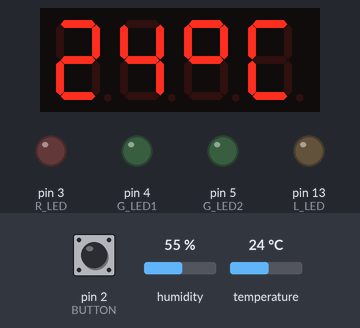
A program run on a simulated Arduino Nano, built with avr-gcc and run on an emulated ATmega328P. Parts: 4-digit seven-segment display, output pins drawn as LEDs (lit = HIGH). The test bench sets the inputs (shaded band); at power-on: pin 2 (BUTTON) LOW, humidity 55 %, temperature 24 °C. EEPROM starts erased; what the program prints to the serial monitor is not drawn.

Above: at 3.2 s.
3.3 s: pin 2 (BUTTON) pulled HIGH for 0.15 s
At 3.8 s:
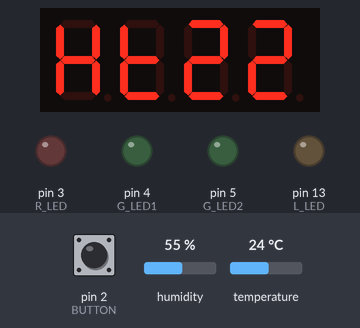
6.4 s: pin 2 (BUTTON) pulled HIGH for 1 s
At 6.9 s:
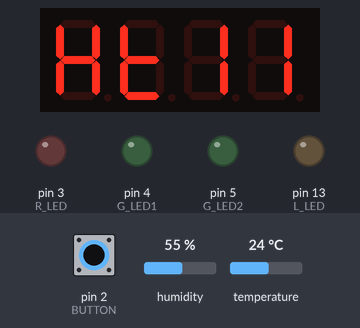
10.4 s: pin 2 (BUTTON) pulled HIGH for 0.15 s
At 11.6 s:
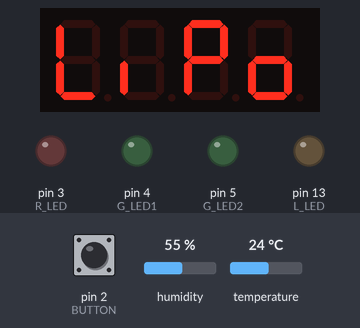
13.5 s: pin 2 (BUTTON) pulled HIGH for 3.2 s
At 14.0 s:
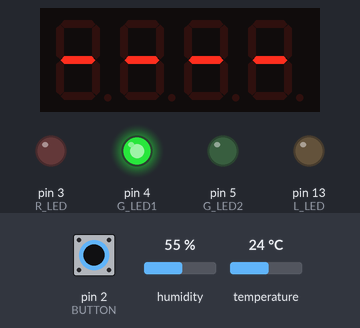
21.6 s: pin 2 (BUTTON) pulsed HIGH 5 times (0.12 s each, 0.3 s apart)
At 23.0 s:
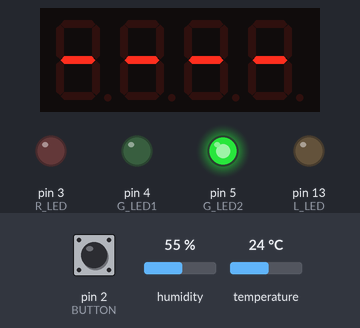
Timing chart, 0 to 24.6 s (numbered marks = the images above; inputs shaded):
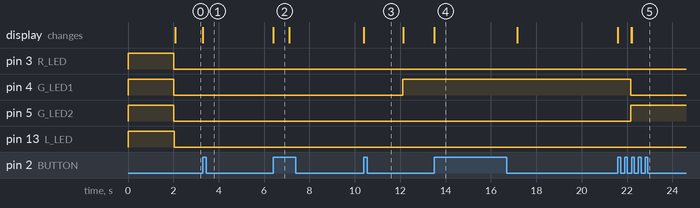

The program:

main.cpp
```cpp
// teplomer do skleniku pro mereni a zaznam teploty a vlhkosti vzuchu
// kombinovany senzor DHT11
// 4 digit LCD display s radicem TM1637
// Adam Destensky 31.07.2022 | adam.destensky@seznam.cz

/* zpojeni
Arduino    Senzor/deska
D2    ->   tlacitko (pomocna deska) - exINT0
D3    ->   RED LED (pomocna deska)
D4    ->   GREEN LED1 (pomocna deska)
D5    ->   GREEN LED2 (pomocna deska)
D6    ->   DIO (LCD modul)
D7    ->   CLK (LCD modul)
D8    ->   DATA (DHT11)
*/

#include <Arduino.h>
#include <DHT.h>
#include <Adafruit_Sensor.h>
#include <TM1637Display.h>
#include <EEPROM.h>

//------------------------------- nastaveni programu ----------------------------------
#define delay_interval 5000                       // cas pro automaticke stridani udaju na LCD v ms
unsigned long INTERVAL = 86400000;                // doba v ms, kdy si ma pamatovat min/max teploty
//---------------------------- konec nastaveni programu -------------------------------


#define BUTTON 2                                  // tlacitko na pomocne desce
#define R_LED 3                                   // cervena LED na pomocne desce
#define G_LED1 4                                  // zelena LED1 na pomocne desce
#define G_LED2 5                                  // zelena LED2 na pomocne desce
#define DIO 6                                     // piny pro LCD
#define CLK 7
#define pinDHT 8                                  // datovy pin pro data z senzoru DHT11
#define L_LED 13                                  // vestavena LED
#define ADR_EEPROM_ABSOLUTE_LOW 0                 // adresy EEPROM
#define ADR_EEPROM_ABSOLUTE_HIGH 2
#define ADR_EEPROM_UNDERVOLT_ACCU 4
#define ADR_EEPROM_DHTSENZOR_TYPE 5

DHT mojeDHT11(pinDHT, DHT11);                     // inicializace tridy DHT pro oba typy senzoru
DHT mojeDHT22(pinDHT, DHT22);
TM1637Display displej(CLK,DIO);                   // inicializace tridy pro obsluhu LCD dipsleje
void zapis_LCD(int teplota_vlhkost, int value);   // deklarace funkce pro zapis na LCD
void extint_button();                             // deklarace funkce pro obsluhu tlacitka z preruseni
float TEP;                                        // promenne pro ulozeni teploty a vlhkosti
float VLH;
volatile int CURRENT_TEMP_INT;                    // promenne pro ulozeni aktualni teploty a vlhkosti (volatile kvuli preruseni)
int CURRENT_VLH_INT;
volatile int LOW_TEMP_ALL_TIME;
volatile int HIGH_TEMP_ALL_TIME;
volatile int LOW_TEMP_INTERVAL;
volatile int HIGH_TEMP_INTERVAL;
unsigned long TIME_STAMP_MIN_TEMP = 0;            // casovy okamzik, kdy zapise novou min teplotu
unsigned long TIME_STAMP_MAX_TEMP = 0;            // casovy okamzik, kdy zapise novou max teplotu
bool FIRST_MEASUREMENT;                           // promenna, ktera indikuje prvni pruchod mereni po startu MCU
volatile bool UNDERVOLT_ACCU;                     // promenna pro rezim detekce podpeti "Accu"
volatile byte DHT_SENSOR_TYPE;                    // promenna pro ulozeni typu DHT senzoru (11 nebo 22)
volatile byte CURRENT_STATE;                      // promenna, podle ktere se v programu pozna co se zrovna vypisuje (volatile kvuli preruseni)
const uint8_t ERR2[] = {                          // napis "ERR2" pro indikaci poruchy cidla DHT
  SEG_A | SEG_D | SEG_E | SEG_F | SEG_G,          // pismeno "E"
  SEG_E | SEG_G,                                  // pismeno "r"
  SEG_E | SEG_G,                                  // pismeno "r"
  SEG_A | SEG_B | SEG_D | SEG_E | SEG_G           // cislice "2"
};
const uint8_t celsius[] = {                       // Symbol "°C" pro zobrazeni teploty na LCD
  SEG_A | SEG_B | SEG_F | SEG_G,                  // znak "°"
  SEG_A | SEG_D | SEG_E | SEG_F                   // pismeno "C"
};
const uint8_t rh[] = {                            // Symbol "rh" pro zobrazeni vlhkosti na LCD
  SEG_E | SEG_G,                                  // pismeno "r"
  SEG_C | SEG_E | SEG_F | SEG_G                   // pismeno "h"
};
const uint8_t accu[] = {                          // napis "Accu" pro indikaci rezimu hlidani napeti
  SEG_A | SEG_B | SEG_C | SEG_E | SEG_F | SEG_G,  // pismeno "A"
  SEG_D | SEG_E | SEG_G,                          // pismeno "c"
  SEG_D | SEG_E | SEG_G,                          // pismeno "c"
  SEG_C | SEG_D | SEG_E                           // pismeno "u"
};
const uint8_t lipo[] = {                          // napis "LiPo" pro indikaci rezimu hlidani napeti
  SEG_D | SEG_E | SEG_F,                          // pismeno "L"
  SEG_E,                                          // pismeno "i"
  SEG_A | SEG_B | SEG_E | SEG_F| SEG_G,           // pismeno "P"
  SEG_C | SEG_D | SEG_E | SEG_G                   // pismeno "o"
};
const uint8_t ht11[] = {                          // napis "Ht11" pro zvoleny typ teplotniho senzoru DHT11
  SEG_B | SEG_C | SEG_E | SEG_F | SEG_G,          // pismeno "H"
  SEG_D | SEG_E | SEG_F | SEG_G,                  // pismeno "t"
  SEG_B | SEG_C,                                  // cislo "1"
  SEG_B | SEG_C                                   // cislo "1"
};
const uint8_t ht22[] = {                          // napis "Ht22" pro zvoleny typ teplotniho senzoru DHT11
  SEG_B | SEG_C | SEG_E | SEG_F | SEG_G,          // pismeno "H"
  SEG_D | SEG_E | SEG_F | SEG_G,                  // pismeno "t"
  SEG_A | SEG_B | SEG_D | SEG_E | SEG_G,          // cislo "2"
  SEG_A | SEG_B | SEG_D | SEG_E | SEG_G           // cislo "2"
};
// same carky na LCD pro potvrzeni smazani EEPROM "----"
const uint8_t erase[] = {SEG_G, SEG_G, SEG_G, SEG_G};  // znaky "----"


void setup() {
  CURRENT_STATE = 99;                                           // 99 = setup sequence
  // nastaveni I/O
  pinMode(BUTTON,INPUT);                                        // tlacitko vybaveno externim pull-down => prima logika
  pinMode(R_LED,OUTPUT);                                        // LED diody
  pinMode(G_LED1,OUTPUT);
  pinMode(G_LED2,OUTPUT);
  pinMode(L_LED,OUTPUT);
  pinMode(DIO,OUTPUT);                                          // LCD display
  pinMode(CLK,OUTPUT);
  pinMode(pinDHT,INPUT);                                        // teplomer DHT11
  // pocatecni stav I/O
  digitalWrite(R_LED,HIGH);                                     // probliknuti vsech diod
  digitalWrite(G_LED1,HIGH);
  digitalWrite(G_LED2,HIGH);
  digitalWrite(L_LED,HIGH);
  Serial.begin(9600);                                           // otevreni serioveho kanalu pro monitorovani
  displej.setBrightness(8);                                     // nastaveni svitivosti LCD (8(min) - 15(max))
  LOW_TEMP_ALL_TIME = EEPROM.read(ADR_EEPROM_ABSOLUTE_LOW);     // nacti z EEPROM nejnizsi doposud dosazenou teplotu
  HIGH_TEMP_ALL_TIME = EEPROM.read(ADR_EEPROM_ABSOLUTE_HIGH);   // nacti z EEPROM nejvyssi doposud dosazenou teplotu
  FIRST_MEASUREMENT = true;
  UNDERVOLT_ACCU = EEPROM.read(ADR_EEPROM_UNDERVOLT_ACCU);      // nacti z EEPROM rezim detekce podpeti
  DHT_SENSOR_TYPE = EEPROM.read(ADR_EEPROM_DHTSENZOR_TYPE);     // nacti z EEPROM typ pouziteho DHT senzoru
  if(DHT_SENSOR_TYPE == 11){                                    // pokud je nactena hodnota "11"
    mojeDHT11.begin();                                          // zahajeni komunikace s DHT11
    displej.setSegments(ht11, 4, 0);                            // vypis na LCD typ nacteneho senzoru
  }else if (DHT_SENSOR_TYPE == 22){                             // pokud je nactena hodnota "22"
    mojeDHT22.begin();                                          // zahajeni komunikace s DHT22
    displej.setSegments(ht22, 4, 0);                            // vypis na LCD typ nacteneho senzoru
  }else{                                                        // pokud ani jedna z hodnot "11" nebo "22"
    DHT_SENSOR_TYPE = 11;                                       // inicializuj do defaultniho nastaveni, tj. DHT11
    displej.setSegments(ht11, 4, 0);                            // vypis na LCD typ nacteneho senzoru
    EEPROM.write(ADR_EEPROM_DHTSENZOR_TYPE, DHT_SENSOR_TYPE);   // a zapis defaultni hodnotu do EEPROM pro priste
  }
  delay(2000);
  digitalWrite(R_LED,LOW);
  digitalWrite(G_LED1,LOW);
  digitalWrite(G_LED2,LOW);
  digitalWrite(L_LED,LOW);
  CURRENT_STATE = 255;
  attachInterrupt(0, extint_button, RISING);                    // nastaveni externiho preruseni na pin D2 co bude volat funkci button
}


void loop() {
  // pomoci funkcí readTemperature a readHumidity nacteme
  // do promenných TEP a VLH informace o teplote a vlhkosti,
  // ctení trvá cca 250 ms
  digitalWrite(L_LED,HIGH);
  CURRENT_STATE = 0;                                      // 0 = measurement sequence
  if(DHT_SENSOR_TYPE == 11){                              // podle typu senzoru aktivuj prislusne instance
    TEP = mojeDHT11.readTemperature();                    // mereni pres senzor DHT11
    VLH = mojeDHT11.readHumidity();
  }else{
    TEP = mojeDHT22.readTemperature();                    // mereni pres senzor DHT22
    VLH = mojeDHT22.readHumidity();
  }
  CURRENT_STATE = 255;
  digitalWrite(L_LED,LOW);

  if (isnan(TEP) || isnan(VLH)) {                         // kontrola, jestli jsou nactené hodnoty cisla pomocí funkce isnan
    CURRENT_STATE = 2;                                     // 2 = error state 2
    Serial.print("porucha senzoru: DHT");                 // pokud ne, vypis chybu na seriovy terminal
    Serial.println(DHT_SENSOR_TYPE);
    displej.setSegments(ERR2);                            // a vypise chybu "Err2" na LCD display
    delay(3000);
    return;
  }
  Serial.print("teplota: ");                              // vypis namerenych hodnot na seriovy terminal
  Serial.print(TEP);
  Serial.println(" C");
  Serial.print("vlhkost: ");
  Serial.print(VLH);
  Serial.println(" %");
  CURRENT_TEMP_INT=TEP;                                   // prevod float hodnot na integer
  CURRENT_VLH_INT=VLH;
  zapis_LCD(0, CURRENT_TEMP_INT);
  CURRENT_STATE = 10;                                     // 10 = vypis aktualni teploty
  delay(delay_interval);
  zapis_LCD(1, CURRENT_VLH_INT);
  CURRENT_STATE = 11;                                     // 11 = vypis aktualni vlhkosti
  delay(delay_interval);
  CURRENT_STATE = 255;

// porovnani teploty s minimem a maximem za zvoleny casovy interval a jejich vypis na LCD
if(FIRST_MEASUREMENT == true){                            // jen pri prvnim pruchodu inicializuj a zapis aktualni teplotu
  LOW_TEMP_INTERVAL = CURRENT_TEMP_INT;                   // at je odkud se odpichnout
  HIGH_TEMP_INTERVAL = CURRENT_TEMP_INT;                  // dalsimi pruchody si uz system automaticky postupne nastavi nova
  FIRST_MEASUREMENT = false;                              // lokalni minima a maxima
}
if (CURRENT_TEMP_INT < LOW_TEMP_INTERVAL){                // pokud byla podkrocena minimalni teplota za casovy interval (24h)
  LOW_TEMP_INTERVAL = CURRENT_TEMP_INT;                   // prepis promennou v RAM
  TIME_STAMP_MIN_TEMP = millis();                         // zapis cas teto udalosti za ucelem ochranny teto hodnoty po zvoleny interval
}else{                                                    // pokud teplota podkrocena nebyla
  if ((unsigned long)(millis() - TIME_STAMP_MIN_TEMP) >= INTERVAL){    // uplynulo uz alespon 24h od posledniho prepisu ?
    LOW_TEMP_INTERVAL = CURRENT_TEMP_INT;                // prepis aktualni hodnotou, protoze puvodni hodnota uz byla stejne starsi jak 24h
    TIME_STAMP_MIN_TEMP = millis();                      // zapis cas teto udalosti za ucelem ochranny teto hodnoty po zvoleny interval
  }
}
if (CURRENT_TEMP_INT > HIGH_TEMP_INTERVAL){              // pokud byla prekrocena maximalni teplota za casovy interval (24h)
  HIGH_TEMP_INTERVAL = CURRENT_TEMP_INT;                 // prepis promennou v RAM
  TIME_STAMP_MAX_TEMP = millis();                        // zapis cas teto udalosti za ucelem ochranny teto hodnoty po zvoleny interval
}else{                                                   // pokud teplota prekrocena nebyla
  if ((unsigned long)(millis() - TIME_STAMP_MAX_TEMP) >= INTERVAL){    // uplynulo uz alespon 24h od posledniho prepisu ?
    HIGH_TEMP_INTERVAL = CURRENT_TEMP_INT;               // prepis aktualni hodnotou, protoze puvodni hodnota uz byla stejne starsi jak 24h
    TIME_STAMP_MAX_TEMP = millis();                      // zapis cas teto udalosti za ucelem ochranny teto hodnoty po zvoleny interval
  }
}
  digitalWrite(G_LED1,HIGH);
  zapis_LCD(0,LOW_TEMP_INTERVAL);
  CURRENT_STATE = 20;                                     // 20 = vypis nejnizsi teploty za INTERVAL
  delay(delay_interval);
  zapis_LCD(0,HIGH_TEMP_INTERVAL);
  CURRENT_STATE = 21;                                     // 21 = vypis nejvyssi teploty za INTERVAL
  delay(delay_interval);
  CURRENT_STATE = 255;
  digitalWrite(G_LED1,LOW);

// porovnani teploty s absolutnim minimem a maximem, ktere jsou ulozeny v EEPROM a jejich vypis na LCD
  if (CURRENT_TEMP_INT < LOW_TEMP_ALL_TIME){                     // pokud je prekonana historicky nejnizsi teplota
    EEPROM.write(ADR_EEPROM_ABSOLUTE_LOW, CURRENT_TEMP_INT);     // zapis ji do pameti EEPROM na adresu 0
    LOW_TEMP_ALL_TIME = CURRENT_TEMP_INT;                        // zapis ji do RAM pro dalsi beh programu do restartu
  }
  if (CURRENT_TEMP_INT > HIGH_TEMP_ALL_TIME){                    // pokud je prekonana historicky nejvyssi teplota
    EEPROM.write(ADR_EEPROM_ABSOLUTE_HIGH, CURRENT_TEMP_INT);    // zapis ji do pameti EEPROM na adresu 2
    HIGH_TEMP_ALL_TIME = CURRENT_TEMP_INT;                       // zapis ji do RAM pro dalsi beh programu do restartu
  }
  digitalWrite(G_LED2,HIGH);
  zapis_LCD(0,LOW_TEMP_ALL_TIME);
  CURRENT_STATE = 30;                                     // 30 = vypis absolutne nizke teploty z EEPROM
  delay(delay_interval);
  zapis_LCD(0,HIGH_TEMP_ALL_TIME);
  CURRENT_STATE = 31;                                     // 31 = vypis absolutne vysoke teploty z EEPROM
  delay(delay_interval);
  CURRENT_STATE = 255;
  digitalWrite(G_LED2,LOW);


  delay(1000);  //cekani na dalsi beh loop smycky
}


void extint_button(){
  detachInterrupt(0);                                              // deaktivuje dalsi preruseni
  if(digitalRead(BUTTON) == HIGH){                                 // je stale stisknuto tlacitko ?
    switch (CURRENT_STATE){
      case 2:                                                     // zrovna se vypisovala chyba Err2 - porucha senzoru
        if(DHT_SENSOR_TYPE == 11){
          DHT_SENSOR_TYPE = 22;
          EEPROM.write(ADR_EEPROM_DHTSENZOR_TYPE, DHT_SENSOR_TYPE);
          mojeDHT22.begin();                                          // zahajeni komunikace s DHT22
          displej.setSegments(ht22, 4, 0);
        }else{
          DHT_SENSOR_TYPE = 11;
          EEPROM.write(ADR_EEPROM_DHTSENZOR_TYPE, DHT_SENSOR_TYPE);
          mojeDHT11.begin();                                          // zahajeni komunikace s DHT11
          displej.setSegments(ht11, 4, 0);
        }
        break;
      case 10:                                                     // zrovna se vypisovala aktualni teplota
        if(DHT_SENSOR_TYPE == 11){
          DHT_SENSOR_TYPE = 22;
          EEPROM.write(ADR_EEPROM_DHTSENZOR_TYPE, DHT_SENSOR_TYPE);
          mojeDHT22.begin();                                          // zahajeni komunikace s DHT22
          displej.setSegments(ht22, 4, 0);
        }else{
          DHT_SENSOR_TYPE = 11;
          EEPROM.write(ADR_EEPROM_DHTSENZOR_TYPE, DHT_SENSOR_TYPE);
          mojeDHT11.begin();                                          // zahajeni komunikace s DHT11
          displej.setSegments(ht11, 4, 0);
        }
        break;
      case 11:                                                     // zrovna se vypisovala aktualni vlhkost
        UNDERVOLT_ACCU = !UNDERVOLT_ACCU;                          // zmen rezim detekce podpeti
        EEPROM.write(ADR_EEPROM_UNDERVOLT_ACCU, UNDERVOLT_ACCU);   // zapis novy rezim do EEPROM
        if(UNDERVOLT_ACCU == true){
          displej.setSegments(accu, 4, 0);                         // vypis na LCD "Accu"
        }else{
          displej.setSegments(lipo, 4, 0);                         // vypis na LCD "LiPo"
        }
      break;
      case 20:                                                     // zrovna se vypisovala nejnizsi teplota za INTERVAL
        displej.setSegments(erase, 4, 0);                          // vypis na LCD "----"
        LOW_TEMP_INTERVAL = CURRENT_TEMP_INT;                      // znovu inicializuj nejnizsi teplotu za INTERVAL podle aktualni
      break;
      case 21:                                                     // zrovna se vypisovala nejvyssi teplota za INTERVAL
        displej.setSegments(erase, 4, 0);                          // vypis na LCD "----"
        HIGH_TEMP_INTERVAL = CURRENT_TEMP_INT;                     // znovu inicializuj nejnizsi teplotu za INTERVAL podle aktualni
      break;
      case 30:                                                     // zrovna se vypisovala nejnizsi absolutni namerena hodnota
        displej.setSegments(erase, 4, 0);                          // vypis na LCD "----"
        EEPROM.write(ADR_EEPROM_ABSOLUTE_LOW, CURRENT_TEMP_INT);   // znovu inicializuj nejnizsi absolutni teplotu z EEPROM podle aktualni
        LOW_TEMP_ALL_TIME = CURRENT_TEMP_INT;                      // aktualizuj promennou pro nejnizsi absolutni hodnotu teploty
      break;
      case 31:                                                     // zrovna se vypisovala nejvyssi absolutni namerena hodnota
        displej.setSegments(erase, 4, 0);                          // vypis na LCD "----"
        EEPROM.write(ADR_EEPROM_ABSOLUTE_HIGH, CURRENT_TEMP_INT);  // znovu inicializuj nejvyssi absolutni teplotu z EEPROM podle aktualni
        HIGH_TEMP_ALL_TIME = CURRENT_TEMP_INT;                     // aktualizuj promennou pro nejvyssi absolutni hodnotu teploty
      break;
    default:
      break;
    }
  }
  attachInterrupt(0, extint_button, RISING);                       // znovu aktivuje preruseni
}


// funkce pro zapis hodnoty na LCD
// sama urpavi format vypisu v pripade zaporne teploty a nebo vlhkosti 100%
// vstupni parametr teplota_vlhkost = 0 -> zapisuje teplotu
//                                  = 1 -> zapisuje vlhkost
void zapis_LCD(int teplota_vlhkost, int value){
  if (teplota_vlhkost == 0){                        // bude zapisovat teplotu
    if (value < 0) {
      displej.showNumberDec(value, false, 3, 0);    // pokud je teplota mensi nez 0°C uprav vvypis na LCD pro znamenko "-"
      displej.setSegments(celsius, 1, 3);
    }else{
      displej.showNumberDec(value, false, 2, 0);    // pokud je teplota 0°C a vyssi ponecha standardni vystup na LCD
      displej.setSegments(celsius, 2, 2);
    }
  }else if (teplota_vlhkost == 1){                  // bude zapisovat vlhkost
     if (value > 99) {
      displej.showNumberDec(value, false, 3, 0);   // pokud je vlhkost vetsi nez 99%, uprav vypis na LCD
      displej.setSegments(rh, 1, 3);
    }else{
      displej.showNumberDec(value, false, 2, 0);   // pokud je vlhkost 99% a nizsi ponecha standardni vystup na LCD
      displej.setSegments(rh, 2, 2);
    }
  }else{
    displej.clear();                               // pokud prisel nesmyslny vstupni parametr smaze LCD
  }
  return;
}
```

Measured:
- after the input at 3.3 s, the display: changes at once (image 1)
- after the input at 6.4 s, the display: changes at once (image 2)
- after the input at 10.4 s, the display: changes at once (image 3)
- after the input at 13.5 s, the display: changes at once (image 4)
- after the input at 21.6 s, the display: changes at once (image 5)
- what the display in image 2 shows lasts 0.7 s, from 6.4 s to 7.1 s
